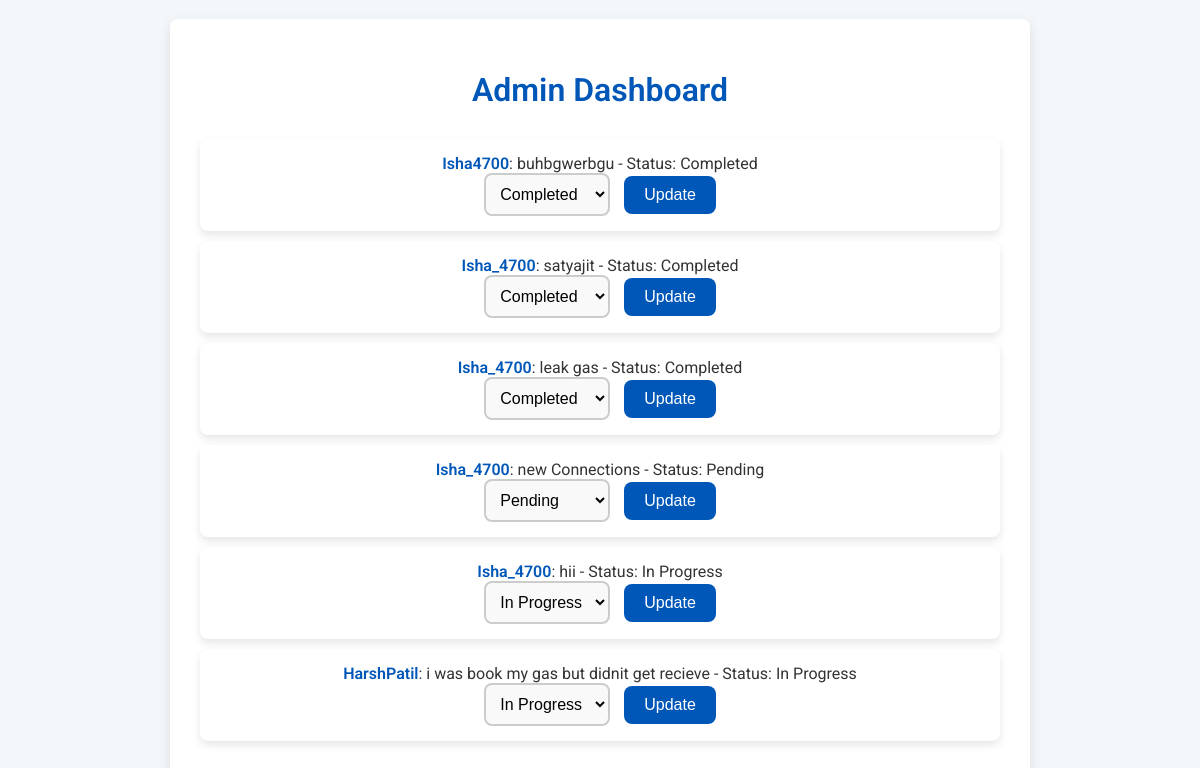
The app's page /admin-dashboard/ (signed in) with its own data.
### main/models.py (models this page shows, shortened)
class ServiceRequest(models.Model):
    STATUS_CHOICES = [
        ('Pending', 'Pending'),
        ('In Progress', 'In Progress'),
        ('Completed', 'Completed'),
    ]
    user = models.ForeignKey(User, on_delete=models.CASCADE)
    description = models.TextField()
    created_at = models.DateTimeField(auto_now_add=True)
    status = models.CharField(max_length=20, choices=STATUS_CHOICES, default='Pending')  # Remove the second 'status'
    attachment = models.FileField(upload_to='attachments/', blank=True, null=True)  # File attachment field
    new_request_name = models.CharField(max_length=255)  # Name of the new request

### main/views.py (the view)
# urls.py: path('admin-dashboard/', views.admin_dashboard, name='admin_dashboard'),
@login_required
@user_passes_test(admin_check)
def admin_dashboard(request):
    requests = ServiceRequest.objects.all()
    return render(request, 'main/admin_dashboard.html', {'requests': requests})

### main/views.py (called while the page is built)
def admin_check(user):
    return user.is_superuser

### main/templates/main/admin_dashboard.html (shortened to what this page needs)
<!DOCTYPE html>
<html lang="en">
<head>
</head>
<body>
    <div class="container">
        <h1>Admin Dashboard</h1>
        <ul>
            {% for request in requests %}
            <li>
                <strong>{{ request.user.username }}</strong>: {{ request.description }}
                - Status: {{ request.status }}
                <form method="POST" action="{% url 'update_request_status' request.pk %}">
                    <select name="status" required>
                        <option value="Pending" {% if request.status == "Pending" %}selected{% endif %}>Pending</option>
                        <option value="In Progress" {% if request.status == "In Progress" %}selected{% endif %}>In Progress</option>
                        <option value="Completed" {% if request.status == "Completed" %}selected{% endif %}>Completed</option>
                    </select>
                    <button type="submit">Update</button>
                </form>
            </li>
            {% endfor %}
        </ul>
    </div>
</body>
</html>

### main/templates/main/admin_dashboard.html (style rules this page uses)
body { font-family: 'Roboto', sans-serif; background-color: #f4f7fa; margin: 0; padding: 0; display: flex; justify-content: center; align-items: center; height: 100vh; flex-direction: column; }
.container { width: 80%; max-width: 800px; background-color: #fff; padding: 30px; border-radius: 8px; box-shadow: 0 4px 12px rgba(0, 0, 0, 0.1); text-align: center; }
h1 { color: #0057b8; font-size: 32px; font-weight: 600; margin-bottom: 30px; }
ul { list-style: none; padding: 0; margin: 0; }
li { background-color: #ffffff; margin: 10px 0; padding: 15px; border-radius: 8px; box-shadow: 0 4px 8px rgba(0, 0, 0, 0.1); font-size: 16px; color: #333; }
li strong { font-weight: 600; color: #0057b8; }
select { padding: 10px; font-size: 16px; border-radius: 8px; border: 2px solid #ccc; margin-right: 10px; background-color: #f9f9f9; transition: border-color 0.3s ease; }
button { padding: 10px 20px; font-size: 16px; background-color: #0057b8; color: white; border: none; border-radius: 8px; cursor: pointer; transition: background-color 0.3s ease; }

### records on screen
ServiceRequest: user.username "Isha4700", description "buhbgwerbgu", status "Completed"
ServiceRequest: user.username "Isha_4700", description "satyajit", status "Completed"
ServiceRequest: user.username "Isha_4700", description "leak gas", status "Completed"
ServiceRequest: user.username "Isha_4700", description "new Connections", status "Pending"
ServiceRequest: user.username "Isha_4700", description "hii", status "In Progress"
ServiceRequest: user.username "HarshPatil", description "i was book my gas but didnit get recieve", status "In Progress"
